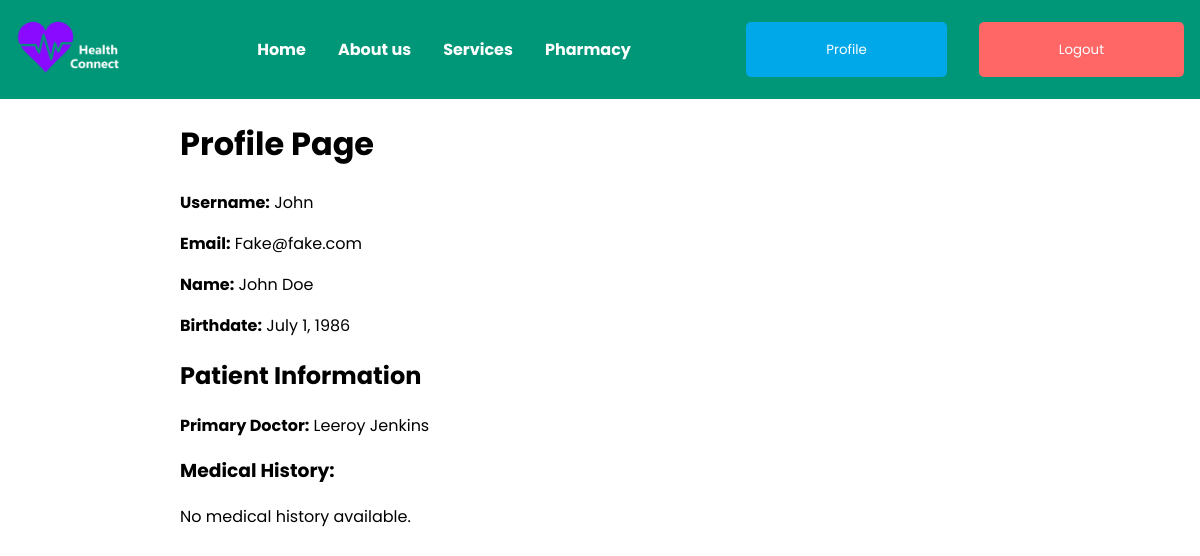
Before: /profile/ (signed in) with the older database file.
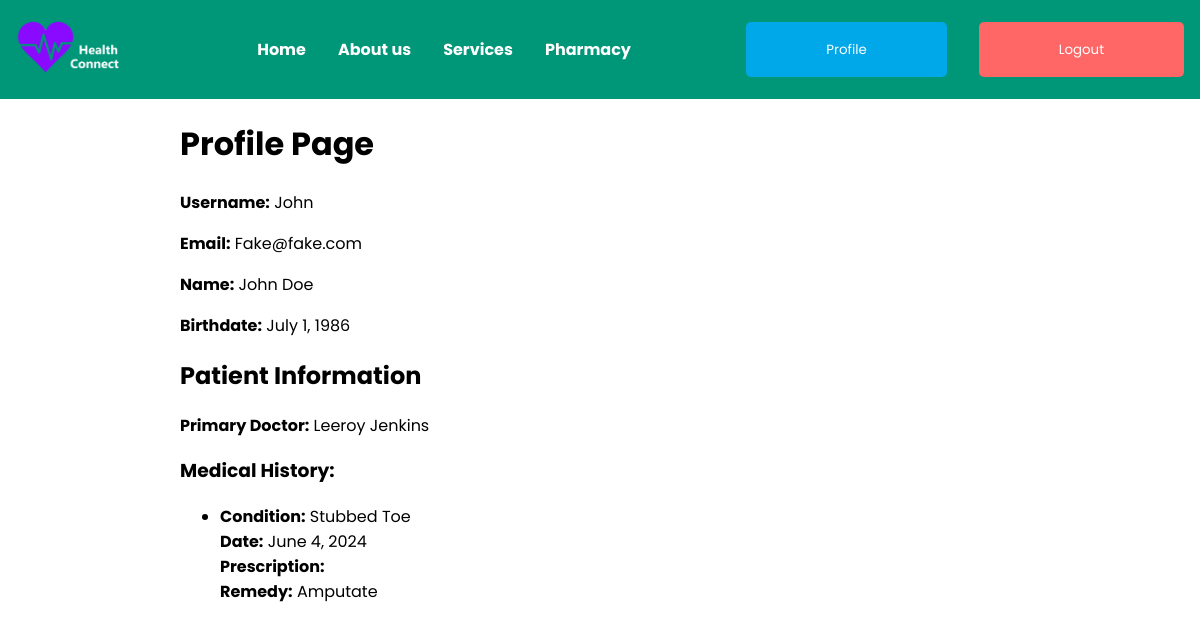
After: the same page with the newer database file.
### apps/patients/models.py (models this page shows, shortened)
class MedicalRecord(models.Model):
    patient = models.ForeignKey(Patient, on_delete=models.CASCADE, related_name='medical_records')
    condition = models.CharField(max_length=255)
    date = models.DateField()
    prescription = models.TextField()
    remedy = models.TextField()

### apps/accounts/views.py (the view)
# urls.py: path('profile/', views.profile, name='profile'),
@login_required
def profile(request):
    user = request.user
    user_info = {
        'username': user.username,
        'email': user.email,
        'first_name': user.first_name,
        'last_name': user.last_name,
        'birthdate': user.birthdate,
        'role': user.role,
    }
    if user.role == 'patient':
        try:
            patient_profile = Patient.objects.get(user=user)
            user_info['medical_history'] = patient_profile.medical_records.all()
            user_info['primary_doctor'] = patient_profile.primary_doctor
        except Patient.DoesNotExist:
            user_info['medical_history'] = 'No medical history available.'
            user_info['primary_doctor'] = 'No primary doctor assigned.'
    else:
        user_info['role'] = user.role
    return render(request, 'profile.html', {'user_info': user_info})

### apps/doctors/models.py (called while the page is built)
    @property
    def full_name(self):
        return self.user.get_full_name()

### apps/accounts/templates/profile.html (shortened to what this page needs)
{% extends 'layout.html' %}
{% block content %}
    <div class="profile-container">
        <h1>Profile Page</h1>
        <p><strong>Username:</strong> {{ user_info.username }}</p>
        <p><strong>Email:</strong> {{ user_info.email }}</p>
        <p><strong>Name:</strong> {{ user_info.first_name }} {{ user_info.last_name }}</p>
        <p><strong>Birthdate:</strong> {{ user_info.birthdate }}</p>
        {% if user_info.role == 'patient' %}
            <h2>Patient Information</h2>
            <p><strong>Primary Doctor:</strong> {{ user_info.primary_doctor.full_name }}</p>
            <h3>Medical History:</h3>
            {% if user_info.medical_history %}
                <ul>
                    {% for record in user_info.medical_history %}
                        <li>
                            <strong>Condition:</strong> {{ record.condition }}<br>
                            <strong>Date:</strong> {{ record.date }}<br>
                            <strong>Prescription:</strong> {{ record.prescription }}<br>
                            <strong>Remedy:</strong> {{ record.remedy }}
                        </li>
                    {% endfor %}
                </ul>
            {% else %}
                <p>No medical history available.</p>
            {% endif %}
        {% else %}
            <h2>Staff Information</h2>
            <p><strong>Role:</strong> {{ user_info.role }}</p>
        {% endif %}
    </div>
{% endblock %}

Changed rows visible on the page:
added MedicalRecord: condition "Stubbed Toe", date "June 4, 2024", remedy "Amputate"
Other visible differences:
text no longer shown: "No medical history available."
